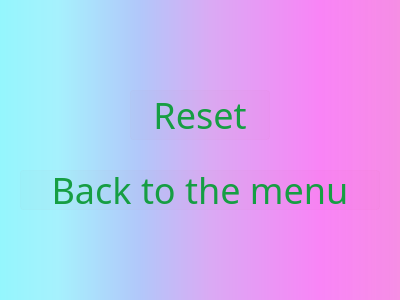
<?xml version="1.0" encoding="UTF-8"?>
<ui version="4.0">
 <class>menu</class>
 <widget class="QDialog" name="menu">
  <property name="geometry">
   <rect>
    <x>0</x>
    <y>0</y>
    <width>400</width>
    <height>300</height>
   </rect>
  </property>
  <property name="windowTitle">
   <string>Dialog</string>
  </property>
  <property name="styleSheet">
   <string notr="true">
font-family: Disco Duck;
background-color: qlineargradient(spread:pad, x1:0, y1:1, x2:1, y2:1, stop:0 rgba(148, 246, 253, 255), stop:0.145251 rgba(166, 241, 253, 255), stop:0.346369 rgba(177, 200, 250, 255), stop:0.52514 rgba(218, 170, 244, 255), stop:0.801136 rgba(249, 132, 246, 255), stop:1 rgba(246, 142, 228, 244));</string>
  </property>
  <widget class="QPushButton" name="reset_button">
   <property name="geometry">
    <rect>
     <x>130</x>
     <y>90</y>
     <width>140</width>
     <height>50</height>
    </rect>
   </property>
   <property name="styleSheet">
    <string notr="true">
QPushButton{
	color: rgb(22, 158, 67);
background-color: rgba(227,30,76,5);
border: 1px solid rgba(227, 30, 76, 5);
border-radius: 3px;
width: 125px;
height: 20px;
font:27pt;
}
QPushButton:hover{
background-color: rgba(227,30,76,70);
font:26pt;
}
QPushButton:pressed{
background-color: rgba(227,30,76,85);
font:24pt;
}
</string>
   </property>
   <property name="text">
    <string>Reset</string>
   </property>
  </widget>
  <widget class="QPushButton" name="back_button">
   <property name="geometry">
    <rect>
     <x>20</x>
     <y>170</y>
     <width>360</width>
     <height>40</height>
    </rect>
   </property>
   <property name="layoutDirection">
    <enum>Qt::LeftToRight</enum>
   </property>
   <property name="autoFillBackground">
    <bool>false</bool>
   </property>
   <property name="styleSheet">
    <string notr="true">
QPushButton{
	color: rgb(22, 158, 67);
background-color: rgba(227,30,76,5);
border: 1px solid rgba(227, 30, 76, 5);
border-radius: 3px;
width: 125px;
height: 20px;
font:27pt;
}
QPushButton:hover{
background-color: rgba(227,30,76,70);
font:26pt;
}
QPushButton:pressed{
background-color: rgba(227,30,76,85);
font:24pt;
}
</string>
   </property>
   <property name="text">
    <string>Back to the menu</string>
   </property>
  </widget>
 </widget>
 <resources/>
 <connections/>
</ui>
